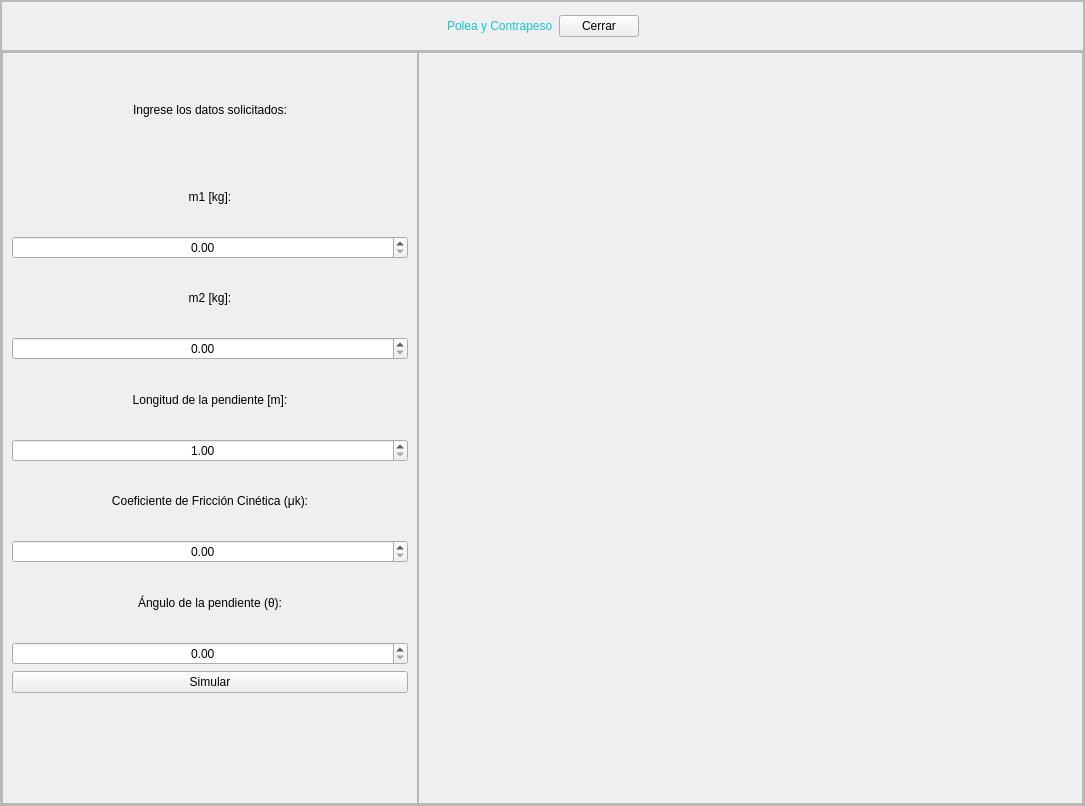
<?xml version="1.0" encoding="UTF-8"?>
<ui version="4.0">
 <class>MainWindow</class>
 <widget class="QMainWindow" name="MainWindow">
  <property name="geometry">
   <rect>
    <x>0</x>
    <y>0</y>
    <width>1085</width>
    <height>806</height>
   </rect>
  </property>
  <property name="windowTitle">
   <string>MainWindow</string>
  </property>
  <widget class="QWidget" name="centralwidget">
   <layout class="QVBoxLayout" name="verticalLayout">
    <property name="spacing">
     <number>0</number>
    </property>
    <property name="leftMargin">
     <number>0</number>
    </property>
    <property name="topMargin">
     <number>0</number>
    </property>
    <property name="rightMargin">
     <number>0</number>
    </property>
    <property name="bottomMargin">
     <number>0</number>
    </property>
    <item>
     <widget class="QFrame" name="frame">
      <property name="frameShape">
       <enum>QFrame::StyledPanel</enum>
      </property>
      <property name="frameShadow">
       <enum>QFrame::Raised</enum>
      </property>
      <layout class="QVBoxLayout" name="verticalLayout_2" stretch="1,8">
       <property name="spacing">
        <number>0</number>
       </property>
       <property name="leftMargin">
        <number>0</number>
       </property>
       <property name="topMargin">
        <number>0</number>
       </property>
       <property name="rightMargin">
        <number>0</number>
       </property>
       <property name="bottomMargin">
        <number>0</number>
       </property>
       <item>
        <widget class="QFrame" name="frame_2">
         <property name="maximumSize">
          <size>
           <width>16777215</width>
           <height>50</height>
          </size>
         </property>
         <property name="styleSheet">
          <string notr="true">QLabel{
font: 87 12pt &quot;Arial Black&quot;;
color: rgb(20, 200,220);
}

QPushButton{
	font: 10pt &quot;MS Shell Dlg 2&quot;;
}</string>
         </property>
         <property name="frameShape">
          <enum>QFrame::StyledPanel</enum>
         </property>
         <property name="frameShadow">
          <enum>QFrame::Raised</enum>
         </property>
         <layout class="QHBoxLayout" name="horizontalLayout">
          <item>
           <spacer name="horizontalSpacer">
            <property name="orientation">
             <enum>Qt::Horizontal</enum>
            </property>
            <property name="sizeHint" stdset="0">
             <size>
              <width>396</width>
              <height>20</height>
             </size>
            </property>
           </spacer>
          </item>
          <item>
           <widget class="QLabel" name="label">
            <property name="text">
             <string>Polea y Contrapeso</string>
            </property>
           </widget>
          </item>
          <item>
           <widget class="QPushButton" name="button_cerrar">
            <property name="text">
             <string>Cerrar</string>
            </property>
           </widget>
          </item>
          <item>
           <spacer name="horizontalSpacer_2">
            <property name="orientation">
             <enum>Qt::Horizontal</enum>
            </property>
            <property name="sizeHint" stdset="0">
             <size>
              <width>395</width>
              <height>20</height>
             </size>
            </property>
           </spacer>
          </item>
         </layout>
        </widget>
       </item>
       <item>
        <widget class="QFrame" name="frame_3">
         <property name="frameShape">
          <enum>QFrame::StyledPanel</enum>
         </property>
         <property name="frameShadow">
          <enum>QFrame::Raised</enum>
         </property>
         <layout class="QHBoxLayout" name="horizontalLayout_2" stretch="5,8">
          <property name="spacing">
           <number>0</number>
          </property>
          <property name="leftMargin">
           <number>0</number>
          </property>
          <property name="topMargin">
           <number>0</number>
          </property>
          <property name="rightMargin">
           <number>0</number>
          </property>
          <property name="bottomMargin">
           <number>0</number>
          </property>
          <item>
           <widget class="QFrame" name="frame_4">
            <property name="styleSheet">
             <string notr="true">font: 12pt &quot;MS Shell Dlg 2&quot;;</string>
            </property>
            <property name="frameShape">
             <enum>QFrame::StyledPanel</enum>
            </property>
            <property name="frameShadow">
             <enum>QFrame::Raised</enum>
            </property>
            <layout class="QVBoxLayout" name="verticalLayout_3">
             <item>
              <widget class="QLabel" name="label_5">
               <property name="text">
                <string>Ingrese los datos solicitados:</string>
               </property>
               <property name="alignment">
                <set>Qt::AlignCenter</set>
               </property>
              </widget>
             </item>
             <item>
              <layout class="QVBoxLayout" name="verticalLayout_4">
               <item>
                <widget class="QLabel" name="label_2">
                 <property name="text">
                  <string>m1 [kg]:</string>
                 </property>
                 <property name="alignment">
                  <set>Qt::AlignCenter</set>
                 </property>
                </widget>
               </item>
               <item>
                <widget class="QDoubleSpinBox" name="sBox_m1">
                 <property name="alignment">
                  <set>Qt::AlignCenter</set>
                 </property>
                 <property name="maximum">
                  <double>100000.000000000000000</double>
                 </property>
                </widget>
               </item>
              </layout>
             </item>
             <item>
              <layout class="QVBoxLayout" name="verticalLayout_8">
               <item>
                <widget class="QLabel" name="label_7">
                 <property name="text">
                  <string>m2 [kg]:</string>
                 </property>
                 <property name="alignment">
                  <set>Qt::AlignCenter</set>
                 </property>
                </widget>
               </item>
               <item>
                <widget class="QDoubleSpinBox" name="sBox_m2">
                 <property name="alignment">
                  <set>Qt::AlignCenter</set>
                 </property>
                 <property name="maximum">
                  <double>100000.000000000000000</double>
                 </property>
                </widget>
               </item>
              </layout>
             </item>
             <item>
              <layout class="QVBoxLayout" name="verticalLayout_6">
               <item>
                <widget class="QLabel" name="label_6">
                 <property name="text">
                  <string>Longitud de la pendiente [m]:</string>
                 </property>
                 <property name="alignment">
                  <set>Qt::AlignCenter</set>
                 </property>
                </widget>
               </item>
               <item>
                <widget class="QDoubleSpinBox" name="sBox_l">
                 <property name="alignment">
                  <set>Qt::AlignCenter</set>
                 </property>
                 <property name="minimum">
                  <double>1.000000000000000</double>
                 </property>
                 <property name="maximum">
                  <double>100000.000000000000000</double>
                 </property>
                 <property name="value">
                  <double>1.000000000000000</double>
                 </property>
                </widget>
               </item>
              </layout>
             </item>
             <item>
              <layout class="QVBoxLayout" name="verticalLayout_5">
               <item>
                <widget class="QLabel" name="label_3">
                 <property name="text">
                  <string>Coeficiente de Fricción Cinética (μk):</string>
                 </property>
                 <property name="alignment">
                  <set>Qt::AlignCenter</set>
                 </property>
                </widget>
               </item>
               <item>
                <widget class="QDoubleSpinBox" name="sBox_muk">
                 <property name="alignment">
                  <set>Qt::AlignCenter</set>
                 </property>
                </widget>
               </item>
              </layout>
             </item>
             <item>
              <layout class="QVBoxLayout" name="verticalLayout_7">
               <item>
                <widget class="QLabel" name="label_4">
                 <property name="text">
                  <string>Ángulo de la pendiente (θ):</string>
                 </property>
                 <property name="alignment">
                  <set>Qt::AlignCenter</set>
                 </property>
                </widget>
               </item>
               <item>
                <widget class="QDoubleSpinBox" name="sBox_thetha">
                 <property name="alignment">
                  <set>Qt::AlignCenter</set>
                 </property>
                </widget>
               </item>
              </layout>
             </item>
             <item>
              <widget class="QPushButton" name="button_simular">
               <property name="text">
                <string>Simular</string>
               </property>
              </widget>
             </item>
             <item>
              <widget class="QLabel" name="label_ace">
               <property name="text">
                <string/>
               </property>
               <property name="alignment">
                <set>Qt::AlignCenter</set>
               </property>
              </widget>
             </item>
            </layout>
           </widget>
          </item>
          <item>
           <widget class="QFrame" name="frame_5">
            <property name="frameShape">
             <enum>QFrame::StyledPanel</enum>
            </property>
            <property name="frameShadow">
             <enum>QFrame::Raised</enum>
            </property>
            <layout class="QHBoxLayout" name="horizontalLayout_3">
             <item>
              <layout class="QVBoxLayout" name="graf_polea"/>
             </item>
            </layout>
           </widget>
          </item>
         </layout>
        </widget>
       </item>
      </layout>
     </widget>
    </item>
   </layout>
  </widget>
 </widget>
 <resources/>
 <connections/>
</ui>
